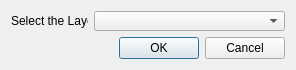
<?xml version="1.0" encoding="UTF-8"?>
<ui version="4.0">
 <class>SelectVLayerDlg</class>
 <widget class="QDialog" name="SelectVLayerDlg">
  <property name="windowModality">
   <enum>Qt::WindowModal</enum>
  </property>
  <property name="geometry">
   <rect>
    <x>0</x>
    <y>0</y>
    <width>296</width>
    <height>69</height>
   </rect>
  </property>
  <property name="windowTitle">
   <string>Dialog</string>
  </property>
  <layout class="QVBoxLayout" name="verticalLayout">
   <item>
    <layout class="QHBoxLayout" name="horizontalLayout">
     <item>
      <widget class="QLabel" name="label">
       <property name="minimumSize">
        <size>
         <width>77</width>
         <height>16</height>
        </size>
       </property>
       <property name="maximumSize">
        <size>
         <width>77</width>
         <height>16</height>
        </size>
       </property>
       <property name="text">
        <string>Select the Layer:</string>
       </property>
      </widget>
     </item>
     <item>
      <widget class="QComboBox" name="comboBox">
       <property name="minimumSize">
        <size>
         <width>171</width>
         <height>20</height>
        </size>
       </property>
      </widget>
     </item>
    </layout>
   </item>
   <item>
    <widget class="QDialogButtonBox" name="buttonBox">
     <property name="orientation">
      <enum>Qt::Horizontal</enum>
     </property>
     <property name="standardButtons">
      <set>QDialogButtonBox::Cancel|QDialogButtonBox::Ok</set>
     </property>
    </widget>
   </item>
  </layout>
 </widget>
 <resources/>
 <connections/>
</ui>
